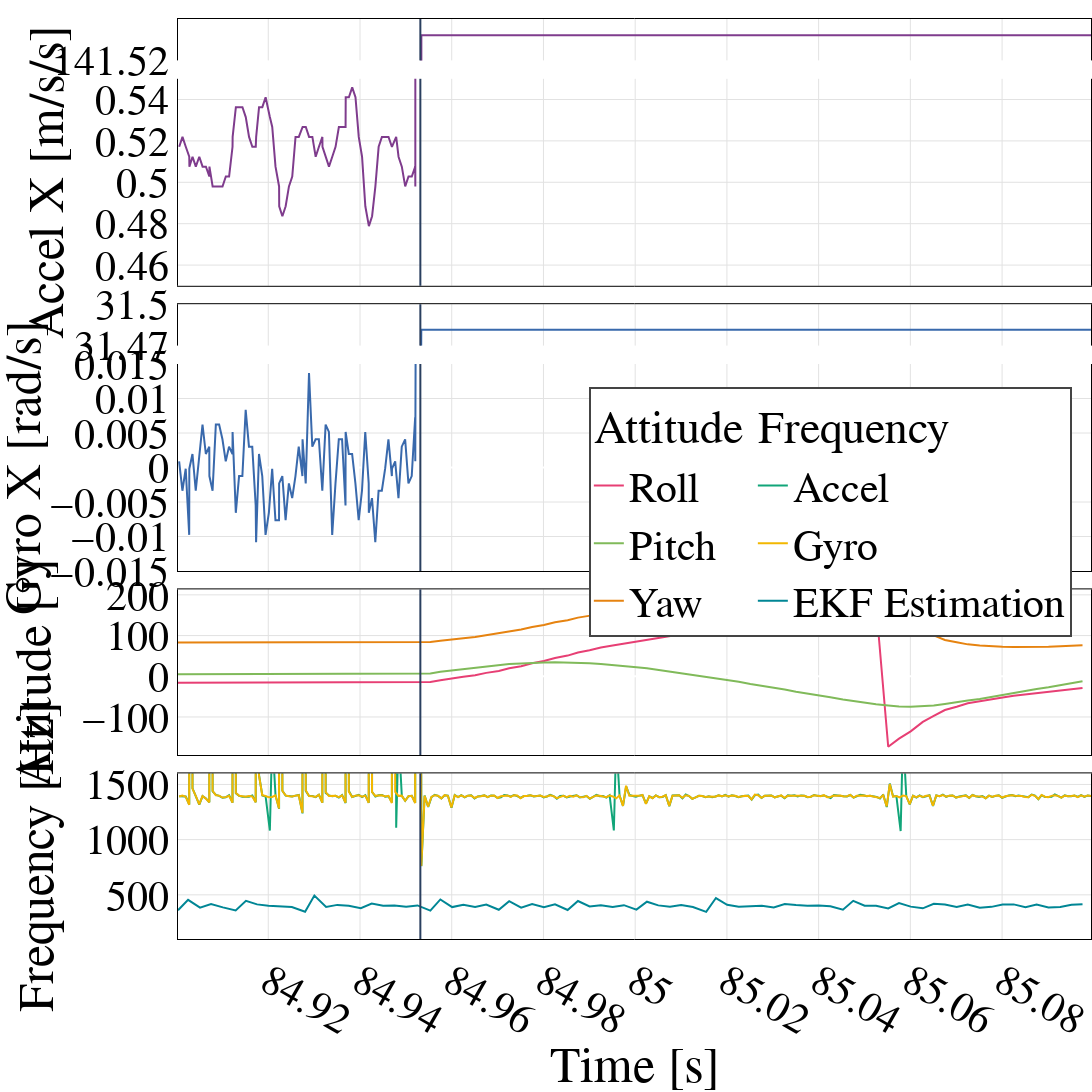

Notebook cell for this chart:
### Markdown cell above
## Plotting Suspend attack results

### Code cell
from plot_formatting import beautify_plot

fig = make_subplots(rows=6, cols=1,
                    shared_xaxes=True,
                    vertical_spacing = 0.02,
                    row_heights=[.05,.25]*2 + [.2]*2)

colorset = px.colors.qualitative.Bold

# Plot data source
plot_params = {  
            # 'IMU': 
            #     ['GyrX', 'AccX'],
            'RAC':
                ['ACCx', 'update'],
            'RGY':
                ['GYROx', 'update'],
            'ATT':
                ['Roll', 'Pitch', 'Yaw', 'update'],
        }


plot_labels = {'RAC':'Accel', 
               'RGY': 'Gyro',
               'ATT': 'EKF Estimation'}

x_range = [84.9,85.1]

color_ix = 0
for k,values in plot_params.items():
    for v in values:
        row_num  = 1
        this_df = df_dict[k]
        this_df = this_df.loc[(this_df['timestamp']>x_range[0]) & (this_df['timestamp']<x_range[1])]
        if 'G' in v:
            row_num = 3
        tr0 = 0
        # Plotting attitude
        if 'ATT' in k and not ('update' in v):
            fig.add_trace(go.Scatter(x=this_df['timestamp'], y=this_df[v],
                    name= v,
                    mode='lines',
                    legendgroup=k,
                    line=dict(color=colorset[color_ix]),
                    showlegend=True,
                    legendrank=3,
                    legendgrouptitle_text='Attitude'),
                row=5,col=1)
        # PLotting update frequencies
        elif 'update' in v:
            fig.add_trace(go.Scatter(x=this_df['timestamp'], y=1/this_df[v],
                    name= plot_labels[k],
                    mode='lines',
                    line=dict(color=colorset[color_ix]),
                    showlegend=True,
                    legendrank=5,
                    legendgroup='freq',
                    legendgrouptitle_text='Frequency'),
                row=6,col=1)
        else:
            fig.add_trace(go.Scatter(x=this_df['timestamp'], y=this_df[v],
                    name= k+str('.')+v,
                    mode='lines',
                    legendgroup=v,
                    line=dict(color=colorset[color_ix]),
                    showlegend=False),
                row=row_num,col=1)
            fig.add_trace(go.Scatter(x=this_df['timestamp'], y=this_df[v],
                    name= v,
                    mode='lines',
                    legendgroup=v,
                    line=dict(color=colorset[color_ix]),
                    showlegend=False),
                row=row_num+1,col=1)


        color_ix += 1


fig2 = go.Figure()


# Plot attacks
param = 'Ground_Truth'
if frequency_attack:
    df = df_dict['AC']
    df = df.loc[(df['timestamp']>x_range[0]) & (df['timestamp']<x_range[1])]
    # load frequency map for frequency attacks
    df2 = df.replace({"Ground_Truth":freq_map})
    df['freq'] = df2['Ground_Truth']
    param = 'freq'
    df_update['freq'] = df['freq']
else:
    df = df_dict['GT']
    df = df.loc[(df['timestamp']>x_range[0]) & (df['timestamp']<x_range[1])]
# fig.add_trace(go.Scatter(x=df['timestamp'], y=df[param],
#                             name='Attack'),
#                     row=6,col=1)

# inlcude attack transitions as vertical lines in the figure 
for v in df_transition['timestamp'][(df_transition['timestamp']>x_range[0]) & (df_transition['timestamp']<x_range[1])].values:
    fig.add_vline(x=v)

# beautify plots
fig = beautify_plot(fig)
fig2 = beautify_plot(fig2)
fig2['layout'].update(plot_bgcolor='#FFFFFF', width=1200, height=600, title='BMI270 - Suspend Attack')

subplot_titles=['value', 'data rate', 'freq'],

#  Formating x-axis
layout = go.Layout( autosize=True, margin={'l': 0, 'r': 0, 't': 0, 'b': 0})
fig['layout'].update(layout)
fig['layout']['xaxis'].update(range=x_range)

fig['layout']['xaxis1'].update(side='top', mirror=False)
fig['layout']['xaxis2'].update(mirror=False)
fig['layout']['xaxis3'].update(side='top', mirror=False)
fig['layout']['xaxis4'].update(mirror=False)
fig['layout']['xaxis6'].update(title='Time [s]', mirror=True)

# Formating y-axis
fig['layout']['yaxis1'].update(range=[141.52,141.53], tickvals = [141.52, 141.53],)
fig['layout']['yaxis2'].update(title='Accel X [m/s/s]')
fig['layout']['yaxis2'].update(range=[0.45,0.55])
fig['layout']['yaxis3'].update(range=[31.47,31.5], tickvals = [31.47,31.5],)
fig['layout']['yaxis4'].update(title='Gyro X [rad/s]')
fig['layout']['yaxis4'].update(range=[-0.015,0.015])
fig['layout']['yaxis6'].update(title='Frequency [Hz]')
fig['layout']['yaxis5'].update(title='Attitude [°]')
fig['layout']['yaxis6'].update(range=[100,1600])

fig['layout']['legend'].update(orientation='h',
                                x=0.45,
                                y=0.6,
                                   )

fig.show()

### Figure 1 — Plotly figure (JSON) as saved in the notebook; plotly's stock layout.template omitted (floating-point values rounded to 4 significant figures; data arrays with more than 128 entries replaced by an {"elided": "..."} marker saying what was removed)
{"data": [{"legendgroup": "ACCx", "line": {"color": "rgb(127, 60, 141)"}, "mode": "lines", "name": "RAC.ACCx", "showlegend": false, "type": "scatter", "x": {"elided": "287 float values"}, "xaxis": "x", "y": {"elided": "287 float values"}, "yaxis": "y"}, {"legendgroup": "ACCx", "line": {"color": "rgb(127, 60, 141)"}, "mode": "lines", "name": "ACCx", "showlegend": false, "type": "scatter", "x": {"elided": "287 float values"}, "xaxis": "x2", "y": {"elided": "287 float values"}, "yaxis": "y2"}, {"legendgroup": "freq", "legendgrouptitle": {"text": "Frequency"}, "legendrank": 5, "line": {"color": "rgb(17, 165, 121)"}, "mode": "lines", "name": "Accel", "showlegend": true, "type": "scatter", "x": {"elided": "287 float values"}, "xaxis": "x6", "y": {"elided": "287 float values"}, "yaxis": "y6"}, {"legendgroup": "GYROx", "line": {"color": "rgb(57, 105, 172)"}, "mode": "lines", "name": "RGY.GYROx", "showlegend": false, "type": "scatter", "x": {"elided": "287 float values"}, "xaxis": "x3", "y": {"elided": "287 float values"}, "yaxis": "y3"}, {"legendgroup": "GYROx", "line": {"color": "rgb(57, 105, 172)"}, "mode": "lines", "name": "GYROx", "showlegend": false, "type": "scatter", "x": {"elided": "287 float values"}, "xaxis": "x4", "y": {"elided": "287 float values"}, "yaxis": "y4"}, {"legendgroup": "freq", "legendgrouptitle": {"text": "Frequency"}, "legendrank": 5, "line": {"color": "rgb(242, 183, 1)"}, "mode": "lines", "name": "Gyro", "showlegend": true, "type": "scatter", "x": {"elided": "287 float values"}, "xaxis": "x6", "y": {"elided": "287 float values"}, "yaxis": "y6"}, {"legendgroup": "ATT", "legendgrouptitle": {"text": "Attitude"}, "legendrank": 3, "line": {"color": "rgb(231, 63, 116)"}, "mode": "lines", "name": "Roll", "showlegend": true, "type": "scatter", "x": [84.9, 84.9, 84.91, 84.91, 84.91, 84.91, 84.92, 84.92, 84.92, 84.92, 84.93, 84.93, 84.93, 84.93, 84.94, 84.94, 84.94, 84.94, 84.95, 84.95, 84.95, 84.95, 84.96, 84.96, 84.96, 84.96, 84.97, 84.97, 84.97, 84.97, 84.98, 84.98, 84.98, 84.98, 84.99, 84.99, 84.99, 84.99, 85.0, 85.0, 85.0, 85.0, 85.01, 85.01, 85.01, 85.01, 85.02, 85.02, 85.02, 85.02, 85.03, 85.03, 85.03, 85.03, 85.04, 85.04, 85.04, 85.04, 85.05, 85.05, 85.05, 85.05, 85.06, 85.06, 85.06, 85.06, 85.07, 85.07, 85.07, 85.07, 85.08, 85.08, 85.08, 85.08, 85.09, 85.09, 85.09, 85.09, 85.1, 85.1], "xaxis": "x5", "y": [-15.89, -15.89, -15.89, -15.89, -15.89, -15.89, -15.88, -15.87, -15.86, -15.84, -15.84, -15.82, -15.81, -15.8, -15.8, -15.79, -15.78, -15.77, -15.76, -15.75, -15.74, -15.73, -14.16, -9.8, -6.31, -1.35, 2.64, 8.36, 12.95, 19.47, 24.65, 31.87, 37.47, 45.07, 50.78, 58.26, 63.7, 70.63, 75.56, 80.23, 86.04, 90.1, 95.15, 98.69, 103.1, 106.2, 110.2, 113.0, 116.7, 119.4, 122.9, 125.5, 129.1, 131.8, 135.6, 138.7, 143.1, 146.9, 152.7, 158.0, 166.9, 175.7, -173.0, -153.1, -135.3, -111.9, -97.41, -82.88, -74.75, -66.4, -61.39, -55.79, -52.16, -47.82, -44.83, -41.09, -38.38, -34.86, -32.25, -28.75], "yaxis": "y5"}, {"legendgroup": "ATT", "legendgrouptitle": {"text": "Attitude"}, "legendrank": 3, "line": {"color": "rgb(128, 186, 90)"}, "mode": "lines", "name": "Pitch", "showlegend": true, "type": "scatter", "x": [84.9, 84.9, 84.91, 84.91, 84.91, 84.91, 84.92, 84.92, 84.92, 84.92, 84.93, 84.93, 84.93, 84.93, 84.94, 84.94, 84.94, 84.94, 84.95, 84.95, 84.95, 84.95, 84.96, 84.96, 84.96, 84.96, 84.97, 84.97, 84.97, 84.97, 84.98, 84.98, 84.98, 84.98, 84.99, 84.99, 84.99, 84.99, 85.0, 85.0, 85.0, 85.0, 85.01, 85.01, 85.01, 85.01, 85.02, 85.02, 85.02, 85.02, 85.03, 85.03, 85.03, 85.03, 85.04, 85.04, 85.04, 85.04, 85.05, 85.05, 85.05, 85.05, 85.06, 85.06, 85.06, 85.06, 85.07, 85.07, 85.07, 85.07, 85.08, 85.08, 85.08, 85.08, 85.09, 85.09, 85.09, 85.09, 85.1, 85.1], "xaxis": "x5", "y": [4.89, 4.89, 4.9, 4.9, 4.9, 4.9, 4.9, 4.9, 4.9, 4.9, 4.9, 4.9, 4.9, 4.9, 4.9, 4.9, 4.9, 4.9, 4.9, 4.9, 4.9, 4.9, 6.68, 11.28, 14.57, 18.69, 21.57, 25.05, 27.37, 30.01, 31.61, 33.19, 33.93, 34.28, 34.06, 33.15, 32.01, 29.94, 28, 25.76, 22.37, 19.55, 15.5, 12.26, 7.71, 4.16, -0.73, -4.51, -9.66, -13.6, -18.92, -22.97, -28.4, -32.5, -37.99, -42.1, -47.55, -51.6, -56.9, -60.76, -65.63, -68.95, -71.79, -74.4, -75.06, -73.95, -71.86, -67.97, -64.55, -59.59, -55.7, -50.37, -46.3, -40.84, -36.73, -31.24, -27.15, -21.72, -17.69, -12.38], "yaxis": "y5"}, {"legendgroup": "ATT", "legendgrouptitle": {"text": "Attitude"}, "legendrank": 3, "line": {"color": "rgb(230, 131, 16)"}, "mode": "lines", "name": "Yaw", "showlegend": true, "type": "scatter", "x": [84.9, 84.9, 84.91, 84.91, 84.91, 84.91, 84.92, 84.92, 84.92, 84.92, 84.93, 84.93, 84.93, 84.93, 84.94, 84.94, 84.94, 84.94, 84.95, 84.95, 84.95, 84.95, 84.96, 84.96, 84.96, 84.96, 84.97, 84.97, 84.97, 84.97, 84.98, 84.98, 84.98, 84.98, 84.99, 84.99, 84.99, 84.99, 85.0, 85.0, 85.0, 85.0, 85.01, 85.01, 85.01, 85.01, 85.02, 85.02, 85.02, 85.02, 85.03, 85.03, 85.03, 85.03, 85.04, 85.04, 85.04, 85.04, 85.05, 85.05, 85.05, 85.05, 85.06, 85.06, 85.06, 85.06, 85.07, 85.07, 85.07, 85.07, 85.08, 85.08, 85.08, 85.08, 85.09, 85.09, 85.09, 85.09, 85.1, 85.1], "xaxis": "x5", "y": [82.99, 82.99, 83, 83, 83.01, 83.01, 83.02, 83.02, 83.03, 83.03, 83.04, 83.04, 83.05, 83.05, 83.06, 83.06, 83.07, 83.08, 83.08, 83.09, 83.09, 83.1, 84.13, 87.16, 89.7, 93.47, 96.61, 101.2, 105.0, 110.5, 114.9, 121.1, 126.0, 132.6, 137.6, 144.1, 148.8, 154.7, 158.8, 162.7, 167.4, 170.6, 174.5, 177.1, 180.2, 182.3, 184.8, 186.4, 188.3, 189.5, 190.9, 191.7, 192.5, 192.9, 193.1, 192.8, 192.0, 190.9, 188.5, 185.8, 180.1, 173.8, 164.9, 148.2, 132.8, 112.5, 100.4, 89.11, 83.43, 78.38, 75.9, 73.76, 72.8, 72.15, 72.03, 72.27, 72.71, 73.59, 74.47, 75.91], "yaxis": "y5"}, {"legendgroup": "freq", "legendgrouptitle": {"text": "Frequency"}, "legendrank": 5, "line": {"color": "rgb(0, 134, 149)"}, "mode": "lines", "name": "EKF Estimation", "showlegend": true, "type": "scatter", "x": [84.9, 84.9, 84.91, 84.91, 84.91, 84.91, 84.92, 84.92, 84.92, 84.92, 84.93, 84.93, 84.93, 84.93, 84.94, 84.94, 84.94, 84.94, 84.95, 84.95, 84.95, 84.95, 84.96, 84.96, 84.96, 84.96, 84.97, 84.97, 84.97, 84.97, 84.98, 84.98, 84.98, 84.98, 84.99, 84.99, 84.99, 84.99, 85.0, 85.0, 85.0, 85.0, 85.01, 85.01, 85.01, 85.01, 85.02, 85.02, 85.02, 85.02, 85.03, 85.03, 85.03, 85.03, 85.04, 85.04, 85.04, 85.04, 85.05, 85.05, 85.05, 85.05, 85.06, 85.06, 85.06, 85.06, 85.07, 85.07, 85.07, 85.07, 85.08, 85.08, 85.08, 85.08, 85.09, 85.09, 85.09, 85.09, 85.1, 85.1], "xaxis": "x6", "y": [360.2, 454.8, 384.3, 416.5, 386.7, 358.6, 446.2, 413.6, 401.0, 395.7, 389.3, 346.9, 493.8, 391.1, 409.0, 401.1, 379.7, 421.4, 401.9, 404.0, 393.1, 404.0, 356.8, 458.3, 389.0, 410.3, 389.1, 412.4, 365.1, 442.1, 383.4, 417.5, 388.8, 414.4, 362.5, 444.2, 394.2, 406.5, 389.7, 406.3, 366.4, 438.0, 404.5, 391.8, 408.8, 390.3, 345.8, 471.0, 409.8, 392.9, 395.6, 400.6, 385.8, 416.8, 407.0, 401.6, 403.4, 395.9, 364.8, 446.0, 402.1, 400.8, 377.5, 425.2, 393.2, 377.8, 418.8, 412.2, 389.7, 412.9, 382.4, 391.1, 412.7, 413.4, 388.7, 412.4, 385.7, 389.6, 409.8, 415.3], "yaxis": "y6"}], "layout": {"autosize": true, "font": {"color": "black", "family": "Serif", "size": 42}, "height": 1600, "legend": {"borderwidth": 2, "orientation": "h", "x": 0.45, "y": 0.6}, "margin": {"b": 0, "l": 0, "r": 0, "t": 0}, "plot_bgcolor": "#FFFFFF", "shapes": [{"type": "line", "x0": 84.95, "x1": 84.95, "xref": "x", "y0": 0, "y1": 1, "yref": "y domain"}, {"type": "line", "x0": 84.95, "x1": 84.95, "xref": "x2", "y0": 0, "y1": 1, "yref": "y2 domain"}, {"type": "line", "x0": 84.95, "x1": 84.95, "xref": "x3", "y0": 0, "y1": 1, "yref": "y3 domain"}, {"type": "line", "x0": 84.95, "x1": 84.95, "xref": "x4", "y0": 0, "y1": 1, "yref": "y4 domain"}, {"type": "line", "x0": 84.95, "x1": 84.95, "xref": "x5", "y0": 0, "y1": 1, "yref": "y5 domain"}, {"type": "line", "x0": 84.95, "x1": 84.95, "xref": "x6", "y0": 0, "y1": 1, "yref": "y6 domain"}], "width": 1400, "xaxis": {"anchor": "y", "domain": [0, 1], "gridcolor": "#E2E2E2", "linecolor": "black", "linewidth": 1, "matches": "x6", "mirror": false, "range": [84.9, 85.1], "showline": true, "showticklabels": false, "side": "top", "title": {"font": {"size": 40}}}, "xaxis2": {"anchor": "y2", "domain": [0, 1], "gridcolor": "#E2E2E2", "linecolor": "black", "linewidth": 1, "matches": "x6", "mirror": false, "showline": true, "showticklabels": false, "title": {"font": {"size": 40}}}, "xaxis3": {"anchor": "y3", "domain": [0, 1], "gridcolor": "#E2E2E2", "linecolor": "black", "linewidth": 1, "matches": "x6", "mirror": false, "showline": true, "showticklabels": false, "side": "top", "title": {"font": {"size": 40}}}, "xaxis4": {"anchor": "y4", "domain": [0, 1], "gridcolor": "#E2E2E2", "linecolor": "black", "linewidth": 1, "matches": "x6", "mirror": false, "showline": true, "showticklabels": false, "title": {"font": {"size": 40}}}, "xaxis5": {"anchor": "y5", "domain": [0, 1], "gridcolor": "#E2E2E2", "linecolor": "black", "linewidth": 1, "matches": "x6", "mirror": true, "showline": true, "showticklabels": false, "title": {"font": {"size": 40}}}, "xaxis6": {"anchor": "y6", "domain": [0, 1], "gridcolor": "#E2E2E2", "linecolor": "black", "linewidth": 1, "mirror": true, "showline": true, "title": {"text": "Time [s]"}}, "yaxis": {"anchor": "x", "domain": [0.955, 1], "gridcolor": "#E2E2E2", "linecolor": "black", "linewidth": 1, "mirror": true, "range": [141.5, 141.5], "showline": true, "tickvals": [141.5, 141.5], "title": {"font": {"size": 40}}}, "yaxis2": {"anchor": "x2", "domain": [0.71, 0.935], "gridcolor": "#E2E2E2", "linecolor": "black", "linewidth": 1, "mirror": true, "range": [0.45, 0.55], "showline": true, "title": {"text": "Accel X [m/s/s]"}}, "yaxis3": {"anchor": "x3", "domain": [0.645, 0.69], "gridcolor": "#E2E2E2", "linecolor": "black", "linewidth": 1, "mirror": true, "range": [31.47, 31.5], "showline": true, "tickvals": [31.47, 31.5], "title": {"font": {"size": 40}}}, "yaxis4": {"anchor": "x4", "domain": [0.4, 0.625], "gridcolor": "#E2E2E2", "linecolor": "black", "linewidth": 1, "mirror": true, "range": [-0.015, 0.015], "showline": true, "title": {"text": "Gyro X [rad/s]"}}, "yaxis5": {"anchor": "x5", "domain": [0.2, 0.38], "gridcolor": "#E2E2E2", "linecolor": "black", "linewidth": 1, "mirror": true, "showline": true, "title": {"text": "Attitude [°]"}}, "yaxis6": {"anchor": "x6", "domain": [0, 0.18], "gridcolor": "#E2E2E2", "linecolor": "black", "linewidth": 1, "mirror": true, "range": [100, 1600], "showline": true, "title": {"text": "Frequency [Hz]"}}}}
